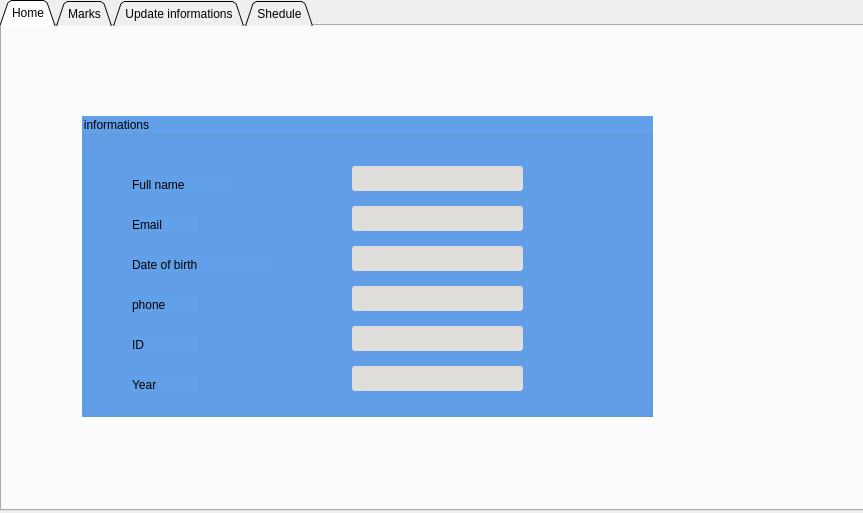
<?xml version="1.0" encoding="UTF-8"?>
<ui version="4.0">
 <class>student</class>
 <widget class="QWidget" name="student">
  <property name="geometry">
   <rect>
    <x>0</x>
    <y>0</y>
    <width>863</width>
    <height>513</height>
   </rect>
  </property>
  <property name="windowTitle">
   <string>Form</string>
  </property>
  <property name="styleSheet">
   <string notr="true">background: url(/home/tarek/Documents/QT projects/Ensia/assets/student-background.jpg);
font: 500 13pt &quot;Ubuntu Mono&quot;;
color:black;</string>
  </property>
  <widget class="QTabWidget" name="tabWidget">
   <property name="geometry">
    <rect>
     <x>0</x>
     <y>0</y>
     <width>871</width>
     <height>511</height>
    </rect>
   </property>
   <property name="styleSheet">
    <string notr="true"/>
   </property>
   <property name="tabShape">
    <enum>QTabWidget::Triangular</enum>
   </property>
   <property name="currentIndex">
    <number>0</number>
   </property>
   <widget class="QWidget" name="StudentDashboard">
    <attribute name="title">
     <string>Home</string>
    </attribute>
    <widget class="QGroupBox" name="groupBox">
     <property name="geometry">
      <rect>
       <x>80</x>
       <y>90</y>
       <width>571</width>
       <height>301</height>
      </rect>
     </property>
     <property name="styleSheet">
      <string notr="true">background:rgb(98, 160, 234)</string>
     </property>
     <property name="title">
      <string>informations</string>
     </property>
     <widget class="QLineEdit" name="lineEdit_student_fullname">
      <property name="geometry">
       <rect>
        <x>270</x>
        <y>50</y>
        <width>171</width>
        <height>25</height>
       </rect>
      </property>
      <property name="styleSheet">
       <string notr="true">color:black;
background:rgb(222, 221, 218);
border-radius:3px;</string>
      </property>
      <property name="readOnly">
       <bool>true</bool>
      </property>
     </widget>
     <widget class="QLineEdit" name="lineEdit_student_email">
      <property name="geometry">
       <rect>
        <x>270</x>
        <y>90</y>
        <width>171</width>
        <height>25</height>
       </rect>
      </property>
      <property name="styleSheet">
       <string notr="true">color:black;
background:rgb(222, 221, 218);
border-radius:3px;</string>
      </property>
      <property name="readOnly">
       <bool>true</bool>
      </property>
     </widget>
     <widget class="QLineEdit" name="lineEdit_student_date">
      <property name="geometry">
       <rect>
        <x>270</x>
        <y>130</y>
        <width>171</width>
        <height>25</height>
       </rect>
      </property>
      <property name="styleSheet">
       <string notr="true">color:black;
background:rgb(222, 221, 218);
border-radius:3px;</string>
      </property>
      <property name="readOnly">
       <bool>true</bool>
      </property>
     </widget>
     <widget class="QLineEdit" name="lineEdit_student_phone">
      <property name="geometry">
       <rect>
        <x>270</x>
        <y>170</y>
        <width>171</width>
        <height>25</height>
       </rect>
      </property>
      <property name="styleSheet">
       <string notr="true">color:black;
background:rgb(222, 221, 218);
border-radius:3px;</string>
      </property>
      <property name="readOnly">
       <bool>true</bool>
      </property>
     </widget>
     <widget class="QLineEdit" name="lineEdit_student_id">
      <property name="geometry">
       <rect>
        <x>270</x>
        <y>210</y>
        <width>171</width>
        <height>25</height>
       </rect>
      </property>
      <property name="styleSheet">
       <string notr="true">color:black;
background:rgb(222, 221, 218);
border-radius:3px;</string>
      </property>
      <property name="readOnly">
       <bool>true</bool>
      </property>
     </widget>
     <widget class="QLabel" name="label">
      <property name="geometry">
       <rect>
        <x>50</x>
        <y>60</y>
        <width>101</width>
        <height>17</height>
       </rect>
      </property>
      <property name="styleSheet">
       <string notr="true"/>
      </property>
      <property name="text">
       <string>Full name</string>
      </property>
     </widget>
     <widget class="QLabel" name="label_2">
      <property name="geometry">
       <rect>
        <x>50</x>
        <y>100</y>
        <width>66</width>
        <height>17</height>
       </rect>
      </property>
      <property name="text">
       <string>Email</string>
      </property>
     </widget>
     <widget class="QLabel" name="label_3">
      <property name="geometry">
       <rect>
        <x>50</x>
        <y>140</y>
        <width>141</width>
        <height>17</height>
       </rect>
      </property>
      <property name="text">
       <string>Date of birth</string>
      </property>
     </widget>
     <widget class="QLabel" name="label_4">
      <property name="geometry">
       <rect>
        <x>50</x>
        <y>180</y>
        <width>66</width>
        <height>17</height>
       </rect>
      </property>
      <property name="text">
       <string>phone</string>
      </property>
     </widget>
     <widget class="QLabel" name="label_5">
      <property name="geometry">
       <rect>
        <x>50</x>
        <y>220</y>
        <width>66</width>
        <height>17</height>
       </rect>
      </property>
      <property name="text">
       <string>ID</string>
      </property>
     </widget>
     <widget class="QLabel" name="label_6">
      <property name="geometry">
       <rect>
        <x>50</x>
        <y>260</y>
        <width>66</width>
        <height>17</height>
       </rect>
      </property>
      <property name="text">
       <string>Year</string>
      </property>
     </widget>
     <widget class="QLineEdit" name="lineEdit_student_year">
      <property name="geometry">
       <rect>
        <x>270</x>
        <y>250</y>
        <width>171</width>
        <height>25</height>
       </rect>
      </property>
      <property name="styleSheet">
       <string notr="true">color:black;
background:rgb(222, 221, 218);
border-radius:3px;</string>
      </property>
      <property name="readOnly">
       <bool>true</bool>
      </property>
     </widget>
    </widget>
   </widget>
   <widget class="QWidget" name="marks">
    <attribute name="title">
     <string>Marks</string>
    </attribute>
    <widget class="QFrame" name="frame">
     <property name="geometry">
      <rect>
       <x>70</x>
       <y>70</y>
       <width>731</width>
       <height>331</height>
      </rect>
     </property>
     <property name="styleSheet">
      <string notr="true">background:rgb(98, 160, 234);
color:black;</string>
     </property>
     <property name="frameShape">
      <enum>QFrame::StyledPanel</enum>
     </property>
     <property name="frameShadow">
      <enum>QFrame::Raised</enum>
     </property>
     <widget class="QLabel" name="label_11">
      <property name="geometry">
       <rect>
        <x>30</x>
        <y>212</y>
        <width>91</width>
        <height>25</height>
       </rect>
      </property>
      <property name="text">
       <string>average</string>
      </property>
     </widget>
     <widget class="QLabel" name="label_10">
      <property name="geometry">
       <rect>
        <x>30</x>
        <y>181</y>
        <width>91</width>
        <height>25</height>
       </rect>
      </property>
      <property name="text">
       <string>cc</string>
      </property>
     </widget>
     <widget class="QLineEdit" name="lineEdit_6">
      <property name="geometry">
       <rect>
        <x>148</x>
        <y>243</y>
        <width>81</width>
        <height>25</height>
       </rect>
      </property>
      <property name="readOnly">
       <bool>true</bool>
      </property>
     </widget>
     <widget class="QLineEdit" name="lineEdit_average_1">
      <property name="geometry">
       <rect>
        <x>148</x>
        <y>212</y>
        <width>81</width>
        <height>25</height>
       </rect>
      </property>
      <property name="styleSheet">
       <string notr="true">color:black;
background:rgb(222, 221, 218);
border-radius:3px;</string>
      </property>
      <property name="readOnly">
       <bool>true</bool>
      </property>
     </widget>
     <widget class="QLineEdit" name="lineEdit_midterm_1">
      <property name="geometry">
       <rect>
        <x>148</x>
        <y>119</y>
        <width>81</width>
        <height>25</height>
       </rect>
      </property>
      <property name="styleSheet">
       <string notr="true">color:black;
background:rgb(222, 221, 218);
border-radius:3px;</string>
      </property>
      <property name="readOnly">
       <bool>true</bool>
      </property>
     </widget>
     <widget class="QLineEdit" name="lineEdit_cc_1">
      <property name="geometry">
       <rect>
        <x>148</x>
        <y>181</y>
        <width>81</width>
        <height>25</height>
       </rect>
      </property>
      <property name="styleSheet">
       <string notr="true">color:black;
background:rgb(222, 221, 218);
border-radius:3px;</string>
      </property>
      <property name="readOnly">
       <bool>true</bool>
      </property>
     </widget>
     <widget class="QLineEdit" name="lineEdit_name_1">
      <property name="geometry">
       <rect>
        <x>148</x>
        <y>88</y>
        <width>81</width>
        <height>25</height>
       </rect>
      </property>
      <property name="styleSheet">
       <string notr="true">color:black;
background:rgb(222, 221, 218);
border-radius:3px;</string>
      </property>
      <property name="readOnly">
       <bool>true</bool>
      </property>
     </widget>
     <widget class="QLabel" name="label_9">
      <property name="geometry">
       <rect>
        <x>30</x>
        <y>150</y>
        <width>101</width>
        <height>25</height>
       </rect>
      </property>
      <property name="text">
       <string>Final Exam</string>
      </property>
     </widget>
     <widget class="QLabel" name="label_7">
      <property name="geometry">
       <rect>
        <x>30</x>
        <y>88</y>
        <width>111</width>
        <height>25</height>
       </rect>
      </property>
      <property name="text">
       <string>Course name</string>
      </property>
     </widget>
     <widget class="QLabel" name="label_12">
      <property name="geometry">
       <rect>
        <x>30</x>
        <y>243</y>
        <width>91</width>
        <height>25</height>
       </rect>
      </property>
      <property name="text">
       <string>Remark</string>
      </property>
     </widget>
     <widget class="QLabel" name="label_8">
      <property name="geometry">
       <rect>
        <x>30</x>
        <y>120</y>
        <width>91</width>
        <height>25</height>
       </rect>
      </property>
      <property name="text">
       <string>Midterm</string>
      </property>
     </widget>
     <widget class="QLineEdit" name="lineEdit_finalexam_1">
      <property name="geometry">
       <rect>
        <x>148</x>
        <y>150</y>
        <width>81</width>
        <height>25</height>
       </rect>
      </property>
      <property name="styleSheet">
       <string notr="true">color:black;
background:rgb(222, 221, 218);
border-radius:3px;</string>
      </property>
      <property name="readOnly">
       <bool>true</bool>
      </property>
     </widget>
     <widget class="QLineEdit" name="lineEdit_7">
      <property name="geometry">
       <rect>
        <x>238</x>
        <y>242</y>
        <width>81</width>
        <height>25</height>
       </rect>
      </property>
      <property name="readOnly">
       <bool>true</bool>
      </property>
     </widget>
     <widget class="QLineEdit" name="lineEdit_cc_2">
      <property name="geometry">
       <rect>
        <x>238</x>
        <y>180</y>
        <width>81</width>
        <height>25</height>
       </rect>
      </property>
      <property name="styleSheet">
       <string notr="true">color:black;
background:rgb(222, 221, 218);
border-radius:3px;</string>
      </property>
      <property name="readOnly">
       <bool>true</bool>
      </property>
     </widget>
     <widget class="QLineEdit" name="lineEdit_name_2">
      <property name="geometry">
       <rect>
        <x>238</x>
        <y>87</y>
        <width>81</width>
        <height>25</height>
       </rect>
      </property>
      <property name="styleSheet">
       <string notr="true">color:black;
background:rgb(222, 221, 218);
border-radius:3px;</string>
      </property>
      <property name="readOnly">
       <bool>true</bool>
      </property>
     </widget>
     <widget class="QLineEdit" name="lineEdit_midterm_2">
      <property name="geometry">
       <rect>
        <x>238</x>
        <y>118</y>
        <width>81</width>
        <height>25</height>
       </rect>
      </property>
      <property name="styleSheet">
       <string notr="true">color:black;
background:rgb(222, 221, 218);
border-radius:3px;</string>
      </property>
      <property name="readOnly">
       <bool>true</bool>
      </property>
     </widget>
     <widget class="QLineEdit" name="lineEdit_average_2">
      <property name="geometry">
       <rect>
        <x>238</x>
        <y>211</y>
        <width>81</width>
        <height>25</height>
       </rect>
      </property>
      <property name="styleSheet">
       <string notr="true">color:black;
background:rgb(222, 221, 218);
border-radius:3px;</string>
      </property>
      <property name="readOnly">
       <bool>true</bool>
      </property>
     </widget>
     <widget class="QLineEdit" name="lineEdit_finalexam_2">
      <property name="geometry">
       <rect>
        <x>238</x>
        <y>149</y>
        <width>81</width>
        <height>25</height>
       </rect>
      </property>
      <property name="styleSheet">
       <string notr="true">color:black;
background:rgb(222, 221, 218);
border-radius:3px;</string>
      </property>
     </widget>
     <widget class="QLineEdit" name="lineEdit_name_3">
      <property name="geometry">
       <rect>
        <x>328</x>
        <y>87</y>
        <width>81</width>
        <height>25</height>
       </rect>
      </property>
      <property name="styleSheet">
       <string notr="true">color:black;
background:rgb(222, 221, 218);
border-radius:3px;</string>
      </property>
      <property name="readOnly">
       <bool>true</bool>
      </property>
     </widget>
     <widget class="QLineEdit" name="lineEdit_midterm_3">
      <property name="geometry">
       <rect>
        <x>328</x>
        <y>118</y>
        <width>81</width>
        <height>25</height>
       </rect>
      </property>
      <property name="styleSheet">
       <string notr="true">color:black;
background:rgb(222, 221, 218);
border-radius:3px;</string>
      </property>
      <property name="readOnly">
       <bool>true</bool>
      </property>
     </widget>
     <widget class="QLineEdit" name="lineEdit_cc_3">
      <property name="geometry">
       <rect>
        <x>328</x>
        <y>180</y>
        <width>81</width>
        <height>25</height>
       </rect>
      </property>
      <property name="styleSheet">
       <string notr="true">color:black;
background:rgb(222, 221, 218);
border-radius:3px;</string>
      </property>
      <property name="readOnly">
       <bool>true</bool>
      </property>
     </widget>
     <widget class="QLineEdit" name="lineEdit_average_3">
      <property name="geometry">
       <rect>
        <x>328</x>
        <y>211</y>
        <width>81</width>
        <height>25</height>
       </rect>
      </property>
      <property name="styleSheet">
       <string notr="true">color:black;
background:rgb(222, 221, 218);
border-radius:3px;</string>
      </property>
      <property name="readOnly">
       <bool>true</bool>
      </property>
     </widget>
     <widget class="QLineEdit" name="lineEdit_finalexam_3">
      <property name="geometry">
       <rect>
        <x>328</x>
        <y>149</y>
        <width>81</width>
        <height>25</height>
       </rect>
      </property>
      <property name="styleSheet">
       <string notr="true">color:black;
background:rgb(222, 221, 218);
border-radius:3px;</string>
      </property>
     </widget>
     <widget class="QLineEdit" name="lineEdit_18">
      <property name="geometry">
       <rect>
        <x>328</x>
        <y>242</y>
        <width>81</width>
        <height>25</height>
       </rect>
      </property>
      <property name="styleSheet">
       <string notr="true"/>
      </property>
      <property name="readOnly">
       <bool>true</bool>
      </property>
     </widget>
     <widget class="QLineEdit" name="lineEdit_average_4">
      <property name="geometry">
       <rect>
        <x>418</x>
        <y>211</y>
        <width>81</width>
        <height>25</height>
       </rect>
      </property>
      <property name="styleSheet">
       <string notr="true">color:black;
background:rgb(222, 221, 218);
border-radius:3px;</string>
      </property>
      <property name="readOnly">
       <bool>true</bool>
      </property>
     </widget>
     <widget class="QLineEdit" name="lineEdit_midterm_4">
      <property name="geometry">
       <rect>
        <x>418</x>
        <y>118</y>
        <width>81</width>
        <height>25</height>
       </rect>
      </property>
      <property name="styleSheet">
       <string notr="true">color:black;
background:rgb(222, 221, 218);
border-radius:3px;</string>
      </property>
      <property name="readOnly">
       <bool>true</bool>
      </property>
     </widget>
     <widget class="QLineEdit" name="lineEdit_finalexam_4">
      <property name="geometry">
       <rect>
        <x>418</x>
        <y>149</y>
        <width>81</width>
        <height>25</height>
       </rect>
      </property>
      <property name="styleSheet">
       <string notr="true">color:black;
background:rgb(222, 221, 218);
border-radius:3px;</string>
      </property>
     </widget>
     <widget class="QLineEdit" name="lineEdit_cc_4">
      <property name="geometry">
       <rect>
        <x>418</x>
        <y>180</y>
        <width>81</width>
        <height>25</height>
       </rect>
      </property>
      <property name="styleSheet">
       <string notr="true">color:black;
background:rgb(222, 221, 218);
border-radius:3px;</string>
      </property>
      <property name="readOnly">
       <bool>true</bool>
      </property>
     </widget>
     <widget class="QLineEdit" name="lineEdit_23">
      <property name="geometry">
       <rect>
        <x>418</x>
        <y>242</y>
        <width>81</width>
        <height>25</height>
       </rect>
      </property>
      <property name="styleSheet">
       <string notr="true"/>
      </property>
      <property name="readOnly">
       <bool>true</bool>
      </property>
     </widget>
     <widget class="QLineEdit" name="lineEdit_name_4">
      <property name="geometry">
       <rect>
        <x>418</x>
        <y>87</y>
        <width>81</width>
        <height>25</height>
       </rect>
      </property>
      <property name="styleSheet">
       <string notr="true">color:black;
background:rgb(222, 221, 218);
border-radius:3px;</string>
      </property>
      <property name="readOnly">
       <bool>true</bool>
      </property>
     </widget>
     <widget class="QLineEdit" name="lineEdit_25">
      <property name="geometry">
       <rect>
        <x>508</x>
        <y>243</y>
        <width>81</width>
        <height>25</height>
       </rect>
      </property>
      <property name="readOnly">
       <bool>true</bool>
      </property>
     </widget>
     <widget class="QLineEdit" name="lineEdit_cc_5">
      <property name="geometry">
       <rect>
        <x>508</x>
        <y>181</y>
        <width>81</width>
        <height>25</height>
       </rect>
      </property>
      <property name="styleSheet">
       <string notr="true">color:black;
background:rgb(222, 221, 218);
border-radius:3px;</string>
      </property>
      <property name="readOnly">
       <bool>true</bool>
      </property>
     </widget>
     <widget class="QLineEdit" name="lineEdit_average_5">
      <property name="geometry">
       <rect>
        <x>508</x>
        <y>212</y>
        <width>81</width>
        <height>25</height>
       </rect>
      </property>
      <property name="styleSheet">
       <string notr="true">color:black;
background:rgb(222, 221, 218);
border-radius:3px;</string>
      </property>
      <property name="readOnly">
       <bool>true</bool>
      </property>
     </widget>
     <widget class="QLineEdit" name="lineEdit_midterm_5">
      <property name="geometry">
       <rect>
        <x>508</x>
        <y>119</y>
        <width>81</width>
        <height>25</height>
       </rect>
      </property>
      <property name="styleSheet">
       <string notr="true">color:black;
background:rgb(222, 221, 218);
border-radius:3px;</string>
      </property>
      <property name="readOnly">
       <bool>true</bool>
      </property>
     </widget>
     <widget class="QLineEdit" name="lineEdit_name_5">
      <property name="geometry">
       <rect>
        <x>508</x>
        <y>88</y>
        <width>81</width>
        <height>25</height>
       </rect>
      </property>
      <property name="styleSheet">
       <string notr="true">color:black;
background:rgb(222, 221, 218);
border-radius:3px;</string>
      </property>
      <property name="readOnly">
       <bool>true</bool>
      </property>
     </widget>
     <widget class="QLineEdit" name="lineEdit_finalexam_5">
      <property name="geometry">
       <rect>
        <x>508</x>
        <y>150</y>
        <width>81</width>
        <height>25</height>
       </rect>
      </property>
      <property name="styleSheet">
       <string notr="true">color:black;
background:rgb(222, 221, 218);
border-radius:3px;</string>
      </property>
     </widget>
     <widget class="QLineEdit" name="lineEdit_name_6">
      <property name="geometry">
       <rect>
        <x>608</x>
        <y>87</y>
        <width>81</width>
        <height>25</height>
       </rect>
      </property>
      <property name="styleSheet">
       <string notr="true">color:black;
background:rgb(222, 221, 218);
border-radius:3px;</string>
      </property>
      <property name="readOnly">
       <bool>true</bool>
      </property>
     </widget>
     <widget class="QLineEdit" name="lineEdit_finalexam_6">
      <property name="geometry">
       <rect>
        <x>608</x>
        <y>149</y>
        <width>81</width>
        <height>25</height>
       </rect>
      </property>
      <property name="styleSheet">
       <string notr="true">color:black;
background:rgb(222, 221, 218);
border-radius:3px;</string>
      </property>
     </widget>
     <widget class="QLineEdit" name="lineEdit_cc_6">
      <property name="geometry">
       <rect>
        <x>608</x>
        <y>180</y>
        <width>81</width>
        <height>25</height>
       </rect>
      </property>
      <property name="styleSheet">
       <string notr="true">color:black;
background:rgb(222, 221, 218);
border-radius:3px;</string>
      </property>
      <property name="readOnly">
       <bool>true</bool>
      </property>
     </widget>
     <widget class="QLineEdit" name="lineEdit_average_6">
      <property name="geometry">
       <rect>
        <x>608</x>
        <y>211</y>
        <width>81</width>
        <height>25</height>
       </rect>
      </property>
      <property name="styleSheet">
       <string notr="true">color:black;
background:rgb(222, 221, 218);
border-radius:3px;</string>
      </property>
      <property name="readOnly">
       <bool>true</bool>
      </property>
     </widget>
     <widget class="QLineEdit" name="lineEdit_midterm_6">
      <property name="geometry">
       <rect>
        <x>608</x>
        <y>118</y>
        <width>81</width>
        <height>25</height>
       </rect>
      </property>
      <property name="styleSheet">
       <string notr="true">color:black;
background:rgb(222, 221, 218);
border-radius:3px;</string>
      </property>
      <property name="readOnly">
       <bool>true</bool>
      </property>
     </widget>
     <widget class="QLineEdit" name="lineEdit_36">
      <property name="geometry">
       <rect>
        <x>608</x>
        <y>242</y>
        <width>81</width>
        <height>25</height>
       </rect>
      </property>
      <property name="readOnly">
       <bool>true</bool>
      </property>
     </widget>
     <widget class="QLabel" name="label_13">
      <property name="geometry">
       <rect>
        <x>330</x>
        <y>30</y>
        <width>91</width>
        <height>41</height>
       </rect>
      </property>
      <property name="styleSheet">
       <string notr="true">font: 700 17pt &quot;Ubuntu&quot;;</string>
      </property>
      <property name="text">
       <string>Marks</string>
      </property>
     </widget>
    </widget>
   </widget>
   <widget class="QWidget" name="tab">
    <attribute name="title">
     <string>Update informations</string>
    </attribute>
    <widget class="QFrame" name="frame_2">
     <property name="geometry">
      <rect>
       <x>120</x>
       <y>70</y>
       <width>711</width>
       <height>401</height>
      </rect>
     </property>
     <property name="styleSheet">
      <string notr="true">background:rgb(98, 160, 234);</string>
     </property>
     <property name="frameShape">
      <enum>QFrame::StyledPanel</enum>
     </property>
     <property name="frameShadow">
      <enum>QFrame::Raised</enum>
     </property>
     <widget class="QLabel" name="label_14">
      <property name="geometry">
       <rect>
        <x>90</x>
        <y>200</y>
        <width>151</width>
        <height>31</height>
       </rect>
      </property>
      <property name="styleSheet">
       <string notr="true">border-radius:4px;</string>
      </property>
      <property name="text">
       <string>New password:</string>
      </property>
     </widget>
     <widget class="QLabel" name="label_15">
      <property name="geometry">
       <rect>
        <x>90</x>
        <y>150</y>
        <width>141</width>
        <height>31</height>
       </rect>
      </property>
      <property name="styleSheet">
       <string notr="true">border-radius:4px;</string>
      </property>
      <property name="text">
       <string>Old  password:</string>
      </property>
     </widget>
     <widget class="QLabel" name="label_16">
      <property name="geometry">
       <rect>
        <x>90</x>
        <y>100</y>
        <width>111</width>
        <height>31</height>
       </rect>
      </property>
      <property name="styleSheet">
       <string notr="true">
border-radius:4px;</string>
      </property>
      <property name="text">
       <string>ID:</string>
      </property>
     </widget>
     <widget class="QLineEdit" name="lineEdit_student_id_password">
      <property name="geometry">
       <rect>
        <x>270</x>
        <y>100</y>
        <width>151</width>
        <height>31</height>
       </rect>
      </property>
      <property name="styleSheet">
       <string notr="true">color:black;
background:rgb(222, 221, 218);
border-radius:3px;</string>
      </property>
      <property name="readOnly">
       <bool>true</bool>
      </property>
     </widget>
     <widget class="QLineEdit" name="lineEdit_student_oldpassword">
      <property name="geometry">
       <rect>
        <x>270</x>
        <y>150</y>
        <width>151</width>
        <height>31</height>
       </rect>
      </property>
      <property name="styleSheet">
       <string notr="true">color:black;
background:rgb(222, 221, 218);
border-radius:3px;</string>
      </property>
      <property name="echoMode">
       <enum>QLineEdit::Password</enum>
      </property>
     </widget>
     <widget class="QToolButton" name="toolButton_2">
      <property name="geometry">
       <rect>
        <x>430</x>
        <y>250</y>
        <width>161</width>
        <height>31</height>
       </rect>
      </property>
      <property name="styleSheet">
       <string notr="true">border-radius:5px;
background-color: rgb(192, 191, 188);</string>
      </property>
      <property name="text">
       <string>change password</string>
      </property>
     </widget>
     <widget class="QLineEdit" name="lineEdit_student_newpassword">
      <property name="geometry">
       <rect>
        <x>270</x>
        <y>200</y>
        <width>151</width>
        <height>31</height>
       </rect>
      </property>
      <property name="styleSheet">
       <string notr="true">color:black;
background:rgb(222, 221, 218);
border-radius:3px;</string>
      </property>
      <property name="echoMode">
       <enum>QLineEdit::Password</enum>
      </property>
     </widget>
     <widget class="QLabel" name="label_17">
      <property name="geometry">
       <rect>
        <x>20</x>
        <y>340</y>
        <width>66</width>
        <height>17</height>
       </rect>
      </property>
      <property name="text">
       <string>Note: </string>
      </property>
     </widget>
     <widget class="QPlainTextEdit" name="plainTextEdit">
      <property name="geometry">
       <rect>
        <x>20</x>
        <y>360</y>
        <width>621</width>
        <height>31</height>
       </rect>
      </property>
      <property name="styleSheet">
       <string notr="true">font: 9pt &quot;System-ui&quot;;
border-color: rgb(205, 171, 143);</string>
      </property>
      <property name="readOnly">
       <bool>true</bool>
      </property>
      <property name="plainText">
       <string>Good password contains digits uppercase, lowercase, characters, and length have to be be more than 8</string>
      </property>
     </widget>
     <widget class="QLabel" name="label_wrong_pass">
      <property name="geometry">
       <rect>
        <x>270</x>
        <y>180</y>
        <width>161</width>
        <height>17</height>
       </rect>
      </property>
      <property name="styleSheet">
       <string notr="true">color:red;
font: 300 8pt &quot;Ubuntu&quot;;</string>
      </property>
      <property name="text">
       <string/>
      </property>
     </widget>
    </widget>
   </widget>
   <widget class="QWidget" name="tab_2">
    <attribute name="title">
     <string>Shedule</string>
    </attribute>
    <widget class="QWidget" name="widget" native="true">
     <property name="geometry">
      <rect>
       <x>0</x>
       <y>0</y>
       <width>861</width>
       <height>471</height>
      </rect>
     </property>
    </widget>
   </widget>
  </widget>
 </widget>
 <resources/>
 <connections/>
</ui>
